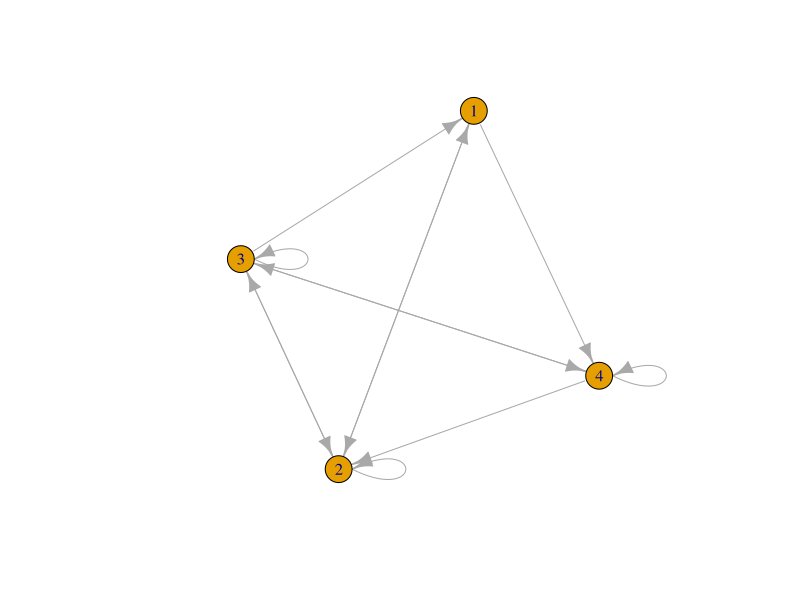

This chart was generated by the following R code:
install.packages("igraph")
install.packages('expm')
library(expm)
library(igraph)
g <-sample_gnm(4,m= 12, directed = TRUE,loops = 2)
g
plot(g)

adj_m <- t(as_adjacency_matrix(g, sparse = FALSE))
adj_m_mod <- prop.table(adj_m, 2)
lr <- eigen(adj_m_mod)$vectors[ , 1]
lr <- Re(lr/sum(lr))
matrix(lr, ncol = 1)
df <- data.frame(pr = page_rank(g, damping = 0.8)$vector)
df
